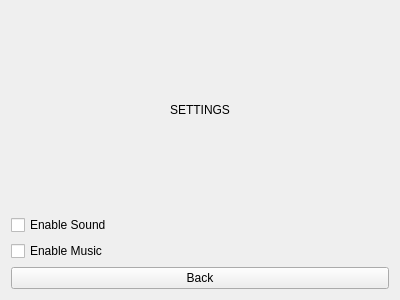
<?xml version="1.0" encoding="UTF-8"?>
<ui version="4.0">
 <class>SettingWindow</class>
 <widget class="QWidget" name="SettingWindow">
  <property name="geometry">
   <rect>
    <x>0</x>
    <y>0</y>
    <width>400</width>
    <height>300</height>
   </rect>
  </property>
  <property name="windowTitle">
   <string>Settings</string>
  </property>
  <layout class="QVBoxLayout" name="verticalLayout">
   <item>
    <widget class="QLabel" name="labelTitle">
     <property name="text">
      <string>SETTINGS</string>
     </property>
     <property name="alignment">
      <set>Qt::AlignCenter</set>
     </property>
    </widget>
   </item>
   <item>
    <widget class="QCheckBox" name="checkBoxSound">
     <property name="text">
      <string>Enable Sound</string>
     </property>
    </widget>
   </item>
   <item>
    <widget class="QCheckBox" name="checkBoxMusic">
     <property name="text">
      <string>Enable Music</string>
     </property>
    </widget>
   </item>
   <item>
    <widget class="QPushButton" name="pushButtonBack">
     <property name="text">
      <string>Back</string>
     </property>
    </widget>
   </item>
  </layout>
 </widget>
 <resources/>
 <connections/>
</ui> 
